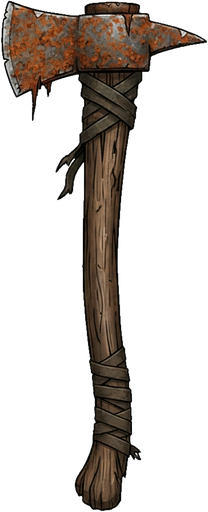
#> input picture games/zombie-blood/assets/weapons/axe.png, 208 x 512 px, found by its file name
$ python prepare_latest_assets.py
#> lines starting #> are read from the running program, lines starting #| are printed output that depends on the picture; after the words box and inside, x2 and y2 are one past the last pixel; in counts of white or black regions, pixels touching at a corner belong together
#!/usr/bin/env python3
"""Обновляет axe и добавляет grenade."""
from __future__ import annotations

import json
from pathlib import Path

import numpy as np
from PIL import Image, ImageDraw, ImageFilter

ROOT = Path(__file__).resolve().parents[1]
SRC = Path('/home/vlad/DeepSeekHome2/pic_v2/weapons')
WEAPONS = ROOT / 'games/zombie-blood/assets/weapons'
ITEMS = ROOT / 'games/zombie-blood/assets/items'


def remove_white(im: Image.Image, threshold: int = 245) -> Image.Image:
    rgb = im.convert('RGB')
    a = np.asarray(rgb).astype(np.int16)
    span = a.max(axis=2) - a.min(axis=2)
    value = a.max(axis=2)
    near = (span <= 15) & (value >= threshold)
    matte = Image.fromarray((near * 255).astype('uint8'), 'L').copy()
    w, h = matte.size
    for x in range(w):
        for y in (0, h - 1):
            if matte.getpixel((x, y)) == 255:
                ImageDraw.floodfill(matte, (x, y), 128, thresh=0)
    for y in range(h):
        for x in (0, w - 1):
            if matte.getpixel((x, y)) == 255:
                ImageDraw.floodfill(matte, (x, y), 128, thresh=0)
    alpha = np.where(np.asarray(matte) == 128, 0, 255).astype('uint8')
    rgba = im.convert('RGBA')
    rgba.putalpha(Image.fromarray(alpha, 'L').filter(ImageFilter.GaussianBlur(0.35)))
    box = rgba.getbbox()
    return rgba.crop(box) if box else rgba


def remove_checker(im: Image.Image) -> Image.Image:
    rgb = im.convert('RGB')
    a = np.asarray(rgb).astype(np.int16)
    span = a.max(axis=2) - a.min(axis=2)
    value = a.max(axis=2)
    # Шахматка: светло-серые квадраты; объект цветной/тёмный.
    near = (span <= 16) & (value >= 70)
    matte = Image.fromarray((near * 255).astype('uint8'), 'L').copy()
    w, h = matte.size
    seen = np.zeros((h, w), dtype=bool)
    remove = np.zeros((h, w), dtype=bool)
    for y in range(h):
        for x in range(w):
            if matte.getpixel((x, y)) != 255 or seen[y, x]:
                continue
            stack = [(y, x)]
            seen[y, x] = True
            comp = []
            edge = False
            while stack:
                cy, cx = stack.pop()
                comp.append((cy, cx))
                if cy == 0 or cx == 0 or cy == h - 1 or cx == w - 1:
                    edge = True
                for ny, nx in ((cy - 1, cx), (cy + 1, cx), (cy, cx - 1), (cy, cx + 1)):
                    if 0 <= ny < h and 0 <= nx < w and matte.getpixel((nx, ny)) == 255 and not seen[ny, nx]:
                        seen[ny, nx] = True
                        stack.append((ny, nx))
            if edge or len(comp) > 800:
                for cy, cx in comp:
                    remove[cy, cx] = True
    alpha = np.where(remove, 0, 255).astype('uint8')
    rgba = im.convert('RGBA')
    rgba.putalpha(Image.fromarray(alpha, 'L').filter(ImageFilter.GaussianBlur(0.35)))
    box = rgba.getbbox()
    return rgba.crop(box) if box else rgba


def save(img: Image.Image, path: Path) -> None:
    if max(img.size) > 512:
        img.thumbnail((512, 512), Image.Resampling.LANCZOS)
    img.save(path, 'PNG', optimize=True)
    print(path.name, img.size)


def main() -> None:
    new_axe = Image.open(SRC / 'axe.png').convert('RGB')
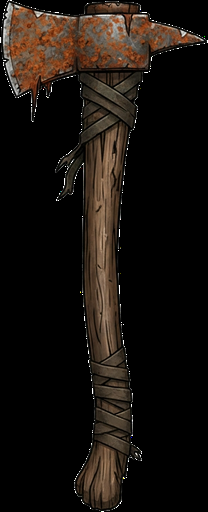
#> new_axe: PIL image 208x512 RGB; mean R, G, B 24.3, 18.5, 13.9
    save(remove_checker(new_axe), WEAPONS / 'axe.png')
#> in remove_checker, `span = a.max(axis=2) - a.min(axis=2)`:
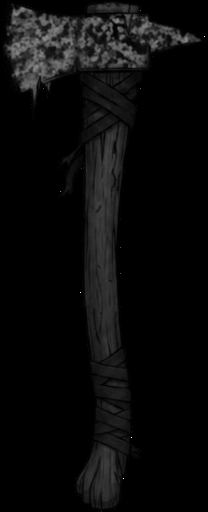
#> span: shape (512, 208) int16; min 0, max 255, mean 10.4
#> in remove_checker, `value = a.max(axis=2)`:
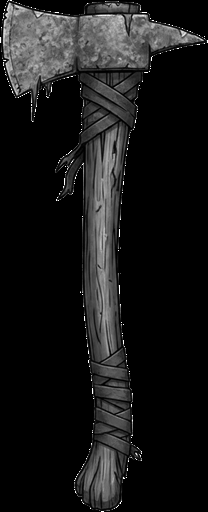
#> value: shape (512, 208) int16; min 0, max 255, mean 24.3
#> in remove_checker, `near = (span <= 16) & (value >= 70)`:
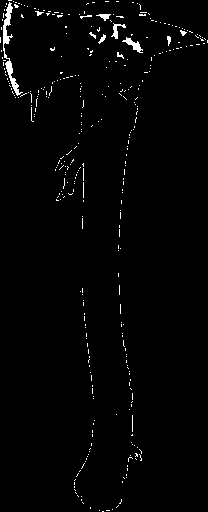
#> near: shape (512, 208) bool; 1.7% white in thin lines or dots
#> in remove_checker, `matte = Image.fromarray((near * 255).astype('uint8'), 'L').copy()`: matte: PIL image 208x512 L; 1.7% white in thin lines or dots
#> after the loop in remove_checker, `for y in range(h):`:
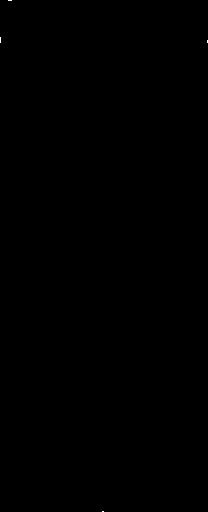
#> remove: shape (512, 208) bool; 0.01% white in thin lines or dots
#> in remove_checker, `rgba.putalpha(Image.fromarray(alpha, 'L').filter(ImageFilter.GaussianB..`: alpha: shape (512, 208); 100% white; black in thin lines or dots
#> in remove_checker, `box = rgba.getbbox()`: box = (0, 0, 208, 512)
#| axe.png (208, 512)
#> (the run stopped early here; a loop or call above may not have finished)

$ run again, with games/zombie-blood/assets/weapons/bat.png copied over games/zombie-blood/assets/weapons/axe.png
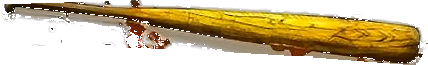
#> input picture games/zombie-blood/assets/weapons/bat.png, 428 x 65 px, found by its file name
#> in remove_checker, `near = (span <= 16) & (value >= 70)`:
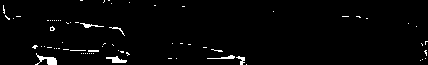
#> near: shape (65, 428) bool; 2.2% white; 72 white regions (65 under 20 px), largest, box (x1, y1, x2, y2) and area: (35, 53, 57, 65) 116, (106, 56, 127, 63) 80, (207, 55, 235, 59) 51
#> after the loop in remove_checker, `for y in range(h):`:
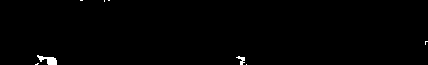
#> remove: shape (65, 428) bool; 0.6% white; 8 white regions (6 under 20 px), largest, box (x1, y1, x2, y2) and area: (37, 55, 57, 65) 108, (236, 56, 245, 65) 39
#> box = (0, 0, 428, 65)
#| axe.png (428, 65)
